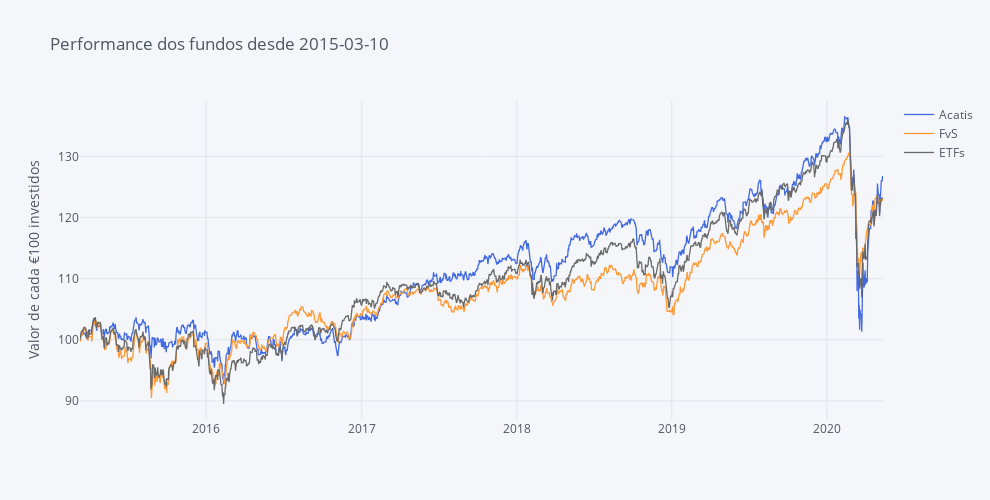

The notebook cell this image was saved under:
### Markdown cell above
**Dica:** A interactividade dos gráficos da plotly permite:

    . Zoom (mantenham o clique e arrastem o cursor em simultâneo, em cima do gráfico);
    . Tem uma lista de opções que aparece se forem com o cursor ao canto superior direito;
    . Façam duplo clique no gráfico ou seleccionem a opção Autoscale/Reset Axes para voltar ao normal;
    . Alterem a opção de 'Compare data on hoover' para 'Show closest data on hoover' se vos for mais conveniente;
    . Se clicarem num nome na legenda esse fundo desaparece (clicando de novo ele volta a apetecer).

### Code cell
# Making Color Palette
Palette = ['rgb(255, 153, 51)',     # 1 - orange
            'royalblue',            # 2 - Royalblue
            '#708090',              # 3 - Grey
            'rgb(128, 0, 128)',     # 4 - Indigo
            'rgb(219, 64, 82)',     # 5 - Red
            'rgb(0, 128, 128)',     # 6 - Teal
            '#191970',              # 7 - Navy
            'rgb(128, 128, 0)',     # 8 - Olive
            '#00BFFF',              # 9 - Water Blue
            'rgb(128, 177, 211)']   # 10 - 

fundos.iplot(title='Performance dos fundos desde ' + Begin, yTitle='Valor de cada €100 investidos', colors = ['royalblue', 'orange', 'dimgrey'], dimensions=pa.dimensions)

### Figure 1 — Plotly figure (JSON) as saved in the notebook; plotly's stock layout.template omitted (floating-point values rounded to 4 significant figures; data arrays with more than 128 entries replaced by an {"elided": "..."} marker saying what was removed)
{"data": [{"line": {"color": "rgba(65, 105, 225, 1.0)", "dash": "solid", "shape": "linear", "width": 1.3}, "mode": "lines", "name": "Acatis", "text": "", "type": "scatter", "x": {"elided": "1891 str values"}, "y": {"elided": "1891 float values"}}, {"line": {"color": "rgba(255, 153, 51, 1.0)", "dash": "solid", "shape": "linear", "width": 1.3}, "mode": "lines", "name": "FvS", "text": "", "type": "scatter", "x": {"elided": "1891 str values"}, "y": {"elided": "1891 float values"}}, {"line": {"color": "rgba(105, 105, 105, 1.0)", "dash": "solid", "shape": "linear", "width": 1.3}, "mode": "lines", "name": "ETFs", "text": "", "type": "scatter", "x": {"elided": "1891 str values"}, "y": {"elided": "1891 float values"}}], "layout": {"height": 500, "legend": {"bgcolor": "#F5F6F9", "font": {"color": "#4D5663"}}, "paper_bgcolor": "#F5F6F9", "plot_bgcolor": "#F5F6F9", "title": {"font": {"color": "#4D5663"}, "text": "Performance dos fundos desde 2015-03-10"}, "width": 990, "xaxis": {"autorange": true, "gridcolor": "#E1E5ED", "range": ["2015-03-10", "2020-05-12"], "showgrid": true, "tickfont": {"color": "#4D5663"}, "title": {"font": {"color": "#4D5663"}, "text": ""}, "type": "date", "zerolinecolor": "#E1E5ED"}, "yaxis": {"autorange": true, "gridcolor": "#E1E5ED", "range": [86.86, 139.2], "showgrid": true, "tickfont": {"color": "#4D5663"}, "title": {"font": {"color": "#4D5663"}, "text": "Valor de cada €100 investidos"}, "type": "linear", "zerolinecolor": "#E1E5ED"}}}
